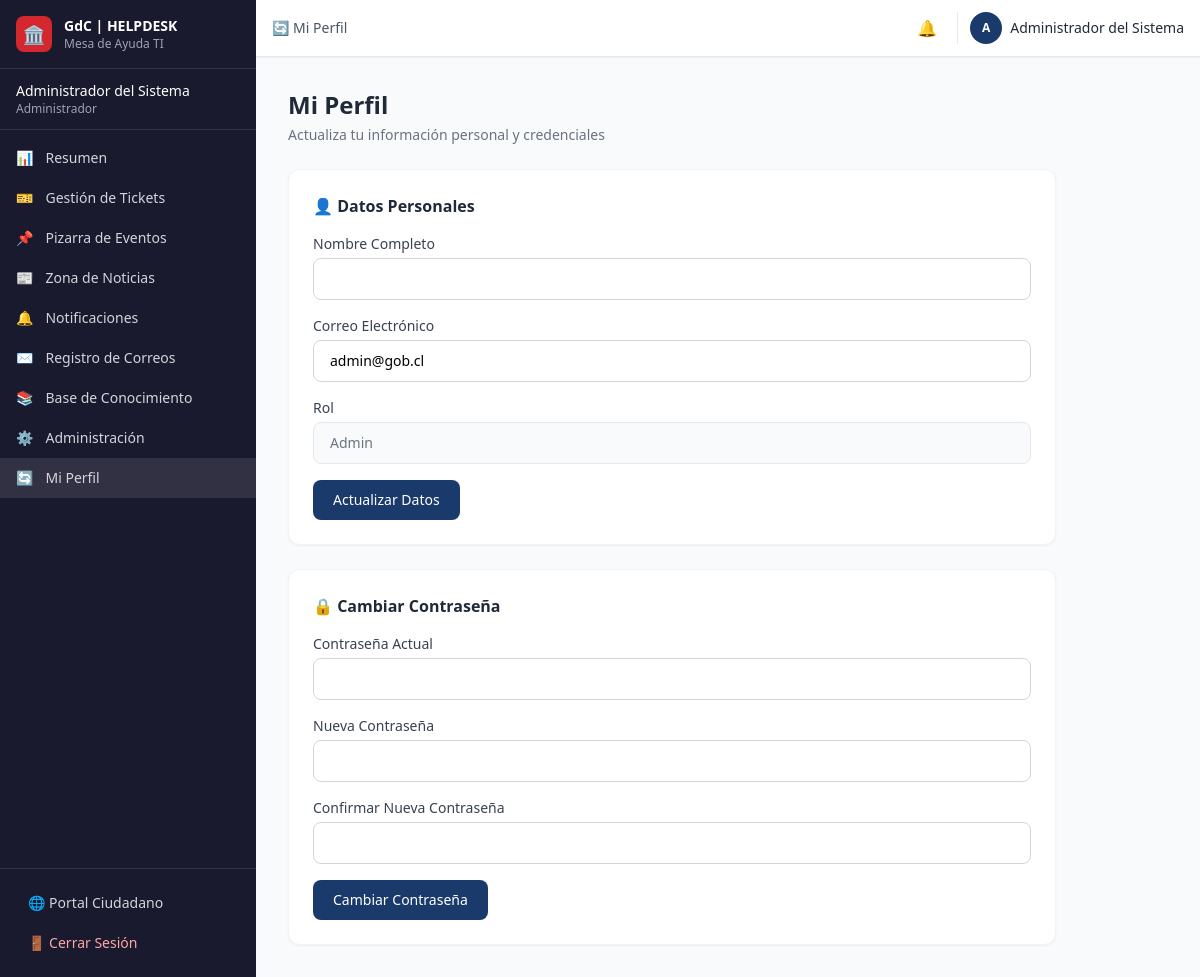
/profile.php (signed in), run on the app's committed database.
### tables this page shows
CREATE TABLE `usuarios` (
  `id` INT(11) NOT NULL AUTO_INCREMENT,
  `username` VARCHAR(50) NOT NULL UNIQUE,
  `password` VARCHAR(255) NOT NULL,
  `full_name` VARCHAR(150) NOT NULL,
  `email` VARCHAR(150) NOT NULL,
  `role` ENUM('admin', 'supervisor', 'tecnico') NOT NULL DEFAULT 'tecnico',
  `active` TINYINT(1) NOT NULL DEFAULT 1,
  `created_at` DATETIME NOT NULL DEFAULT CURRENT_TIMESTAMP,
  `updated_at` DATETIME DEFAULT NULL ON UPDATE CURRENT_TIMESTAMP,
  PRIMARY KEY (`id`)
);

### includes/auth.php (called while the page is built, shortened)
<?php
function currentUser() {
    return [
        'id' => $_SESSION['user_id'] ?? null,
        'username' => $_SESSION['user_username'] ?? '',
        'fullName' => $_SESSION['user_fullname'] ?? '',
        'email' => $_SESSION['user_email'] ?? '',
        'role' => $_SESSION['user_role'] ?? ''
    ];
}

### includes/functions.php (called while the page is built, shortened)
<?php
function e($str) { return htmlspecialchars($str ?? '', ENT_QUOTES, 'UTF-8'); }

### profile.php (the view, shortened to what this page needs)
<?php
require_once __DIR__ . '/includes/auth.php';
require_once __DIR__ . '/includes/functions.php';
$pdo = getDB();
$user = $pdo->prepare("SELECT * FROM usuarios WHERE id = ?");
$user->execute([$_SESSION['user_id']]);
$pageTitle = '🔄 Mi Perfil'; $current = 'profile';
require_once __DIR__ . '/includes/header.php';
require_once __DIR__ . '/includes/sidebar.php';
?>
<h1 class="text-2xl font-bold text-gray-800 mb-1">Mi Perfil</h1>
<p class="text-gray-500 text-sm mb-6">Actualiza tu información personal y credenciales</p>
<div class="space-y-6 max-w-3xl">
    <div class="bg-white rounded-xl shadow-sm border border-gray-100 p-6">
        <h2 class="font-semibold text-gray-800 mb-4">👤 Datos Personales</h2>
        <form method="POST" class="space-y-4">
            <div><label class="block text-sm font-medium text-gray-700 mb-1">Nombre Completo</label>
            <input type="text" name="full_name" value="<?= e($user['full_name']) ?>" class="w-full px-4 py-2.5 border border-gray-300 rounded-lg text-sm"></div>
            <div><label class="block text-sm font-medium text-gray-700 mb-1">Correo Electrónico</label>
            <input type="email" name="email" value="<?= e($user['email']) ?>" class="w-full px-4 py-2.5 border border-gray-300 rounded-lg text-sm"></div>
            <div><label class="block text-sm font-medium text-gray-700 mb-1">Rol</label>
            <input type="text" value="<?= e(ucfirst($user['role'])) ?>" disabled class="w-full px-4 py-2.5 border border-gray-200 rounded-lg text-sm bg-gray-50 text-gray-500"></div>
            <button type="submit" name="update_profile" class="bg-[#1a3a6c] text-white px-5 py-2.5 rounded-lg text-sm font-medium">Actualizar Datos</button>
        </form>
    </div>
    <div class="bg-white rounded-xl shadow-sm border border-gray-100 p-6">
        <h2 class="font-semibold text-gray-800 mb-4">🔒 Cambiar Contraseña</h2>
        <form method="POST" class="space-y-4">
            <div><label class="block text-sm font-medium text-gray-700 mb-1">Contraseña Actual</label>
            <input type="password" name="current_password" required class="w-full px-4 py-2.5 border border-gray-300 rounded-lg text-sm"></div>
            <div><label class="block text-sm font-medium text-gray-700 mb-1">Nueva Contraseña</label>
            <input type="password" name="new_password" required class="w-full px-4 py-2.5 border border-gray-300 rounded-lg text-sm"></div>
            <div><label class="block text-sm font-medium text-gray-700 mb-1">Confirmar Nueva Contraseña</label>
            <input type="password" name="confirm_password" required class="w-full px-4 py-2.5 border border-gray-300 rounded-lg text-sm"></div>
            <button type="submit" name="change_password" class="bg-[#1a3a6c] text-white px-5 py-2.5 rounded-lg text-sm font-medium">Cambiar Contraseña</button>
        </form>
    </div>
</div>
<?php require_once __DIR__ . '/includes/footer.php'; ?>

### includes/sidebar.php (shortened to what this page needs)
<?php
$current = $current ?? '';
$user = currentUser();
?>
<aside id="sidebar" class="fixed top-0 left-0 h-full w-64 bg-[#1a1a2e] text-white z-50 transform -translate-x-full lg:translate-x-0 transition-transform duration-300">
    <div class="flex flex-col h-full">
        <div class="p-4 border-b border-white/10">
            <div class="flex items-center gap-3">
                <div class="w-9 h-9 bg-[#d4272e] rounded-lg flex items-center justify-center">
                    <span class="text-lg">🏛️</span>
                </div>
                <div>
                    <h2 class="text-sm font-bold">GdC | HELPDESK</h2>
                    <p class="text-xs text-gray-400">Mesa de Ayuda TI</p>
                </div>
            </div>
        </div>
        <div class="px-4 py-3 border-b border-white/10">
            <p class="text-sm font-medium truncate"><?= e($user['fullName']) ?></p>
            <p class="text-xs text-gray-400 capitalize"><?= e($user['role'] === 'admin' ? 'Administrador' : $user['role']) ?></p>
        </div>
        <nav class="flex-1 py-2 overflow-y-auto">
            <?php
            $items = [
                ['id' => 'dashboard', 'label' => 'Resumen', 'icon' => '📊', 'url' => 'dashboard.php'],
                ['id' => 'tickets', 'label' => 'Gestión de Tickets', 'icon' => '🎫', 'url' => 'tickets.php'],
                ['id' => 'board', 'label' => 'Pizarra de Eventos', 'icon' => '📌', 'url' => 'board.php'],
                ['id' => 'news', 'label' => 'Zona de Noticias', 'icon' => '📰', 'url' => 'news.php'],
                ['id' => 'notifications', 'label' => 'Notificaciones', 'icon' => '🔔', 'url' => 'notifications.php'],
                ['id' => 'emails', 'label' => 'Registro de Correos', 'icon' => '✉️', 'url' => 'emails.php'],
                ['id' => 'knowledge', 'label' => 'Base de Conocimiento', 'icon' => '📚', 'url' => 'knowledge.php'],
            ];
            if (isAdmin()) {
                $items[] = ['id' => 'admin', 'label' => 'Administración', 'icon' => '⚙️', 'url' => 'admin.php'];
            }
            $items[] = ['id' => 'profile', 'label' => 'Mi Perfil', 'icon' => '🔄', 'url' => 'profile.php'];
            foreach ($items as $item):
                $active = $current === $item['id'] ? 'bg-white/10 border-r-3 border-[#d4272e]' : 'hover:bg-white/5';
            ?>
                <a href="<?= SITE_URL ?>/<?= $item['url'] ?>" class="flex items-center gap-3 px-4 py-2.5 text-sm text-gray-300 hover:text-white <?= $active ?> transition-colors">
                    <span><?= $item['icon'] ?></span>
                    <?= $item['label'] ?>
                </a>
            <?php endforeach; ?>
        </nav>
        <div class="p-4 border-t border-white/10 space-y-1">
            <a href="<?= SITE_URL ?>/index.php" class="flex items-center gap-3 px-3 py-2 text-sm text-gray-300 hover:text-white hover:bg-white/5 rounded-lg">
                🌐 Portal Ciudadano
            </a>
            <a href="<?= SITE_URL ?>/logout.php" class="flex items-center gap-3 px-3 py-2 text-sm text-red-300 hover:text-red-200 hover:bg-white/5 rounded-lg">
                🚪 Cerrar Sesión
            </a>
        </div>
    </div>
</aside>
<div class="lg:ml-64">
    <header class="bg-white shadow-sm border-b border-gray-200 sticky top-0 z-30">
        <div class="flex items-center justify-between h-14 px-4">
            <div class="hidden lg:block">
                <h2 class="text-sm font-medium text-gray-600"><?= e($pageTitle) ?></h2>
            </div>
            <div class="flex items-center gap-3">
                <a href="<?= SITE_URL ?>/notifications.php" class="relative p-2 text-gray-500 hover:text-gray-700 hover:bg-gray-100 rounded-lg">
                    🔔
                </a>
                <div class="flex items-center gap-2 pl-3 border-l border-gray-200">
                    <div class="w-8 h-8 bg-[#1a3a6c] rounded-full flex items-center justify-center text-white text-xs font-bold">
                        <?= strtoupper(substr($user['fullName'], 0, 1)) ?>
                    </div>
                    <div class="hidden sm:block">
                        <p class="text-sm font-medium text-gray-800 leading-tight"><?= e($user['fullName']) ?></p>
                    </div>
                </div>
            </div>
        </div>
    </header>
    <main class="p-4 md:p-6 lg:p-8">

### assets/css/style.css (style rules this page uses)
body { font-family: 'Segoe UI', system-ui, -apple-system, sans-serif; }

### data on the page
usuarios: full_name "Administrador del Sistema", role "Administrador", full_name "A", email "admin@gob.cl", role "Admin"

### other printed values
$item['icon'] "📊"
$item['label'] "Resumen"
$item['icon'] "🎫"
$item['label'] "Gestión de Tickets"
$item['icon'] "📌"
$item['label'] "Pizarra de Eventos"
$item['icon'] "📰"
$item['label'] "Zona de Noticias"
$item['icon'] "🔔"
$item['label'] "Notificaciones"
$item['icon'] "✉️"
$item['label'] "Registro de Correos"
$item['icon'] "📚"
$item['label'] "Base de Conocimiento"
$item['icon'] "⚙️"
